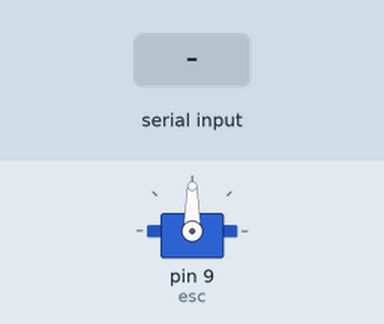
Recording of a sketch running on a simulated Arduino Uno, built with avr-gcc and run on an emulated ATmega328P. Shown: servo. The inputs (shaded band) are chosen by the test bench.

Above: at 5.2 s.
5.3 s: "C" received over the second serial link
At 8.1 s:
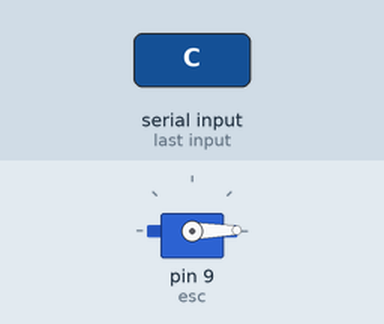
8.3 s: "A" received over the second serial link
At 9.2 s:
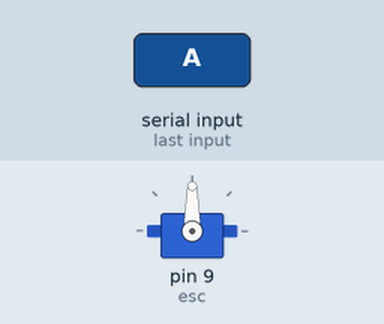
9.8 s: "A" received over the second serial link
At 10.4 s:
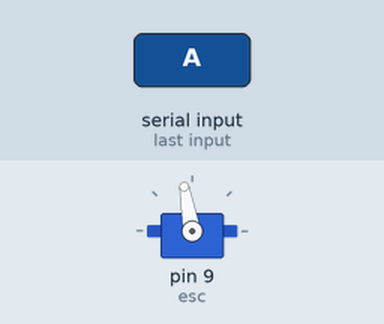
11.3 s: "B" received over the second serial link
At 12.7 s:
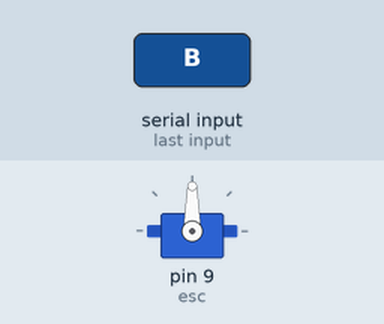
Timing chart, 0 to 13.8 s (numbered marks = the images above; inputs shaded):
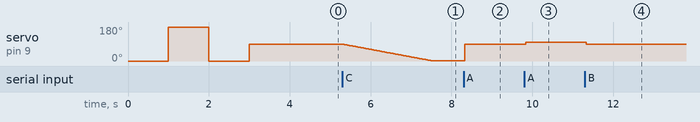

Measured:
- after the input at 5.3 s, servo on pin 9 (esc): moves from 90° to 1° over 2.2 s, starting at once
- after the input at 8.3 s, servo on pin 9 (esc): 1° → 90° at once
- after the input at 9.8 s, servo on pin 9 (esc): 90° → 100° at once
- after the input at 11.3 s, servo on pin 9 (esc): 100° → 90° at once

The sketch:

longboard_special_v5.ino
```cpp
#include <Servo.h> //Treating the esc as a servo
#include <SoftwareSerial.h> //Serial Port for bluetooth module

SoftwareSerial mySerial(3,2); //Connecting to the tx and rx pins of the bluetooth module
Servo esc; // creating the esc
int spd = 90; // "speed" value sent to esc
void setup(){
  esc.attach(9); // esc signal pin on pin 9
  esc.write(0);
  delay(1000);
  esc.write(180);
  delay(1000);
  esc.write(0);
  delay(1000);
  esc.write(90);
  delay(1000);
  mySerial.begin(9600); // open serial connection with bluetooth module
}

void loop(){
  esc.write(spd); // important to constantly tell the esc the current speed so it doesnt engage the safety shutoff
  delay(100); // avoids overloading the esc with too many commands to quickly

  if (mySerial.available()){ // when we receive information over serial

    char i = mySerial.read(); //find out which letter the serial sends (A= faster, B= slower, C= stop)
    if(i=='A'){ // "faster"
      if(spd>=90 && spd<=170){ // if the board is over speed twenty, and below the max speed, i.e board is already moving,
        spd+=10; //accelerate
        esc.write(spd);
        delay(100); // give board time to accelerate
      }
      else if(spd<=89){ //if speed is below 20, i.e board is either stopped or barely going fast enough to move under load
        spd=90; // speed all the way up to twenty
        esc.write(spd);
        delay(500); // give suffiecient time to reach speed from standstill
      }
    }
    else if(i=='B'){ // "slow down"
      if(spd>=100){ // if board is going over thirty, i.e 10+ above minimum speed
        spd-=10; // slow down by 10
        esc.write(spd);
        delay(100); // give time for decceleration
      }
      else{ // if the board is going speed 19 or below, i.e some speed less than minimum speed, which it shouldn't, stop
        spd=90;
        esc.write(spd);
      }
    }
    else if(i=='C'){ // emergency stop/deadman switch
      for(int i=spd;i-=1;i>=90){ // gradual slow down to a stop (the "fast stop")
        spd=i;
        esc.write(spd);
        delay(25); // can be adjusted for a quicker stop
      }
    }
  }
}
```
